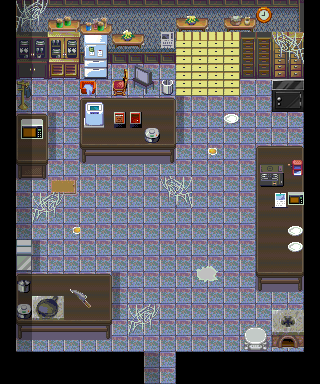

Rendered tile map (Tiled .tmx) drawn with the repository's tilesets; below, a short description and the map source with its tile grids summarised:
An orthogonal 20x24 tile map with 16x16 px tiles, 7 tile layers (Base, MonoShita, MonoChu, MonoUe, ...), 7 tilesets and 39 objects.

<map version="1.0" orientation="orthogonal" renderorder="right-down" width="20" height="24" tilewidth="16" tileheight="16" backgroundcolor="#000000" nextobjectid="56">
 <tileset firstgid="1" name="youkan" tilewidth="16" tileheight="16" tilecount="480" columns="30">
  <image source="youkan.png" trans="007575" width="480" height="256" />
 </tileset>
 <tileset firstgid="481" name="Yatai-option1" tilewidth="16" tileheight="16" tilecount="885" columns="59">
  <image source="Yatai-option1.png" trans="007575" width="944" height="255" />
 </tileset>
 <tileset firstgid="1366" name="kitchen-option1" tilewidth="16" tileheight="16" tilecount="216" columns="18">
  <image source="kitchen-option1.png" trans="007575" width="288" height="192" />
 </tileset>
 <tileset firstgid="1582" name="kitchen3" tilewidth="16" tileheight="16" tilecount="1024" columns="32">
  <image source="kitchen3.png" trans="007575" width="512" height="512" />
 </tileset>
 <tileset firstgid="2606" name="set-mansion-in" tilewidth="16" tileheight="16" tilecount="9900" columns="90">
  <image source="set-mansion-in.png" trans="ffffff" width="1440" height="1760" />
 </tileset>
 <tileset firstgid="12506" name="bank" tilewidth="16" tileheight="16" tilecount="4" columns="2">
  <image source="bank.png" trans="ffffff" width="32" height="32" />
 </tileset>
 <tileset firstgid="12510" name="ST-Sewer-01.png" tilewidth="16" tileheight="16" tilecount="1504" columns="16">
  <image source="ST-Sewer-01.png" width="256" height="1504" />
 </tileset>
 <layer name="Base" width="20" height="24">
  <properties>
   <property name="cc_vertexz" value="-14" />
  </properties>
  <data>[480 cells, 400 non-empty, 12 distinct tile ids]</data>
 </layer>
 <layer name="MonoShita" width="20" height="24">
  <properties>
   <property name="cc_vertexz" value="-13" />
  </properties>
  <data>[480 cells, 104 non-empty, 44 distinct tile ids]</data>
 </layer>
 <layer name="MonoChu" width="20" height="24">
  <properties>
   <property name="cc_vertexz" value="-12" />
  </properties>
  <data>[480 cells, 83 non-empty, 60 distinct tile ids]</data>
 </layer>
 <layer name="MonoUe" width="20" height="24">
  <properties>
   <property name="cc_vertexz" value="-11" />
  </properties>
  <data>[480 cells, 38 non-empty, 36 distinct tile ids]</data>
 </layer>
 <layer name="bank" width="20" height="24">
  <properties>
   <property name="cc_vertexz" value="-11" />
  </properties>
  <data>[480 cells, 4 non-empty, 4 distinct tile ids]</data>
 </layer>
 <objectgroup name="collision">
  <object id="1" x="0" y="0" width="16" height="384" />
  <object id="2" x="16" y="352" width="128" height="32" />
  <object id="3" x="176" y="352" width="128" height="32" />
  <object id="4" x="304" y="0" width="16" height="384" />
  <object id="5" x="16" y="272" width="96" height="64" />
  <object id="6" x="16" y="240" width="16" height="32" />
  <object id="7" x="272" y="304" width="32" height="48" />
  <object id="9" x="240" y="320" width="32" height="32" />
  <object id="11" x="256" y="144" width="48" height="144" />
  <object id="13" x="16" y="112" width="32" height="64" />
  <object id="14" x="80" y="96" width="96" height="64" />
  <object id="15" x="272" y="80" width="32" height="32" />
  <object id="17" x="176" y="80" width="64" height="16" />
  <object id="18" x="240" y="64" width="32" height="16" />
  <object id="19" x="16" y="64" width="64" height="16" />
  <object id="20" x="16" y="80" width="16" height="32" />
  <object id="21" x="80" y="80" width="16" height="16" />
  <object id="22" x="80" y="48" width="224" height="16" />
  <object id="54" x="112" y="384" width="32" height="32" />
  <object id="55" x="176" y="384" width="32" height="32" />
 </objectgroup>
 <layer name="CharaUe1" width="20" height="24">
  <data>[480 cells, 22 non-empty, 10 distinct tile ids]</data>
 </layer>
 <objectgroup name="event">
  <object id="23" x="144" y="384" width="32" height="32">
   <properties>
    <property name="EventID" value="1" />
    <property name="trigger" value="1" />
   </properties>
  </object>
  <object id="26" x="272" y="80" width="32" height="32">
   <properties>
    <property name="EventID" value="2" />
    <property name="trigger" value="2" />
   </properties>
  </object>
  <object id="29" x="32" y="304" width="32" height="32">
   <properties>
    <property name="EventID" value="4" />
    <property name="trigger" value="2" />
   </properties>
  </object>
  <object id="31" x="48" y="176" width="32" height="16">
   <properties>
    <property name="EventID" value="5" />
    <property name="trigger" value="2" />
   </properties>
  </object>
  <object id="32" x="80" y="96" width="32" height="32">
   <properties>
    <property name="EventID" value="6" />
    <property name="trigger" value="2" />
   </properties>
  </object>
  <object id="33" x="16" y="112" width="32" height="32">
   <properties>
    <property name="EventID" value="7" />
    <property name="trigger" value="2" />
   </properties>
  </object>
  <object id="34" x="16" y="240" width="16" height="32">
   <properties>
    <property name="EventID" value="8" />
    <property name="trigger" value="2" />
   </properties>
  </object>
  <object id="35" x="176" y="64" width="64" height="32">
   <properties>
    <property name="EventID" value="9" />
    <property name="trigger" value="2" />
   </properties>
  </object>
  <object id="36" x="256" y="160" width="32" height="32">
   <properties>
    <property name="EventID" value="10" />
    <property name="trigger" value="2" />
   </properties>
  </object>
  <object id="37" x="240" y="48" width="32" height="32">
   <properties>
    <property name="EventID" value="11" />
    <property name="trigger" value="2" />
   </properties>
  </object>
  <object id="38" x="240" y="320" width="32" height="32">
   <properties>
    <property name="EventID" value="12" />
    <property name="trigger" value="2" />
   </properties>
  </object>
  <object id="40" x="16" y="80" width="16" height="32">
   <properties>
    <property name="EventID" value="13" />
    <property name="trigger" value="2" />
   </properties>
  </object>
  <object id="41" x="272" y="304" width="32" height="48">
   <properties>
    <property name="EventID" value="14" />
    <property name="trigger" value="2" />
   </properties>
  </object>
  <object id="42" x="192" y="256" width="32" height="32">
   <properties>
    <property name="EventID" value="15" />
    <property name="trigger" value="2" />
   </properties>
  </object>
  <object id="45" x="224" y="368" width="16" height="16">
   <properties>
    <property name="EventID" value="17" />
    <property name="trigger" value="0" />
   </properties>
  </object>
  <object id="49" x="272" y="352" width="32" height="32">
   <properties>
    <property name="EventID" value="18" />
    <property name="trigger" value="0" />
   </properties>
  </object>
  <object id="53" x="144" y="112" width="32" height="48">
   <properties>
    <property name="EventID" value="14" />
    <property name="trigger" value="2" />
   </properties>
  </object>
 </objectgroup>
 <objectgroup name="item">
  <object id="51" x="240" y="48" width="32" height="32">
   <properties>
    <property name="objID" value="1927" />
   </properties>
  </object>
  <object id="52" x="144" y="112" width="32" height="48">
   <properties>
    <property name="objID" value="1931" />
   </properties>
  </object>
 </objectgroup>
 <layer name="shadow" width="20" height="24">
  <data>[480 cells, 35 non-empty, 2 distinct tile ids]</data>
 </layer>
</map>
